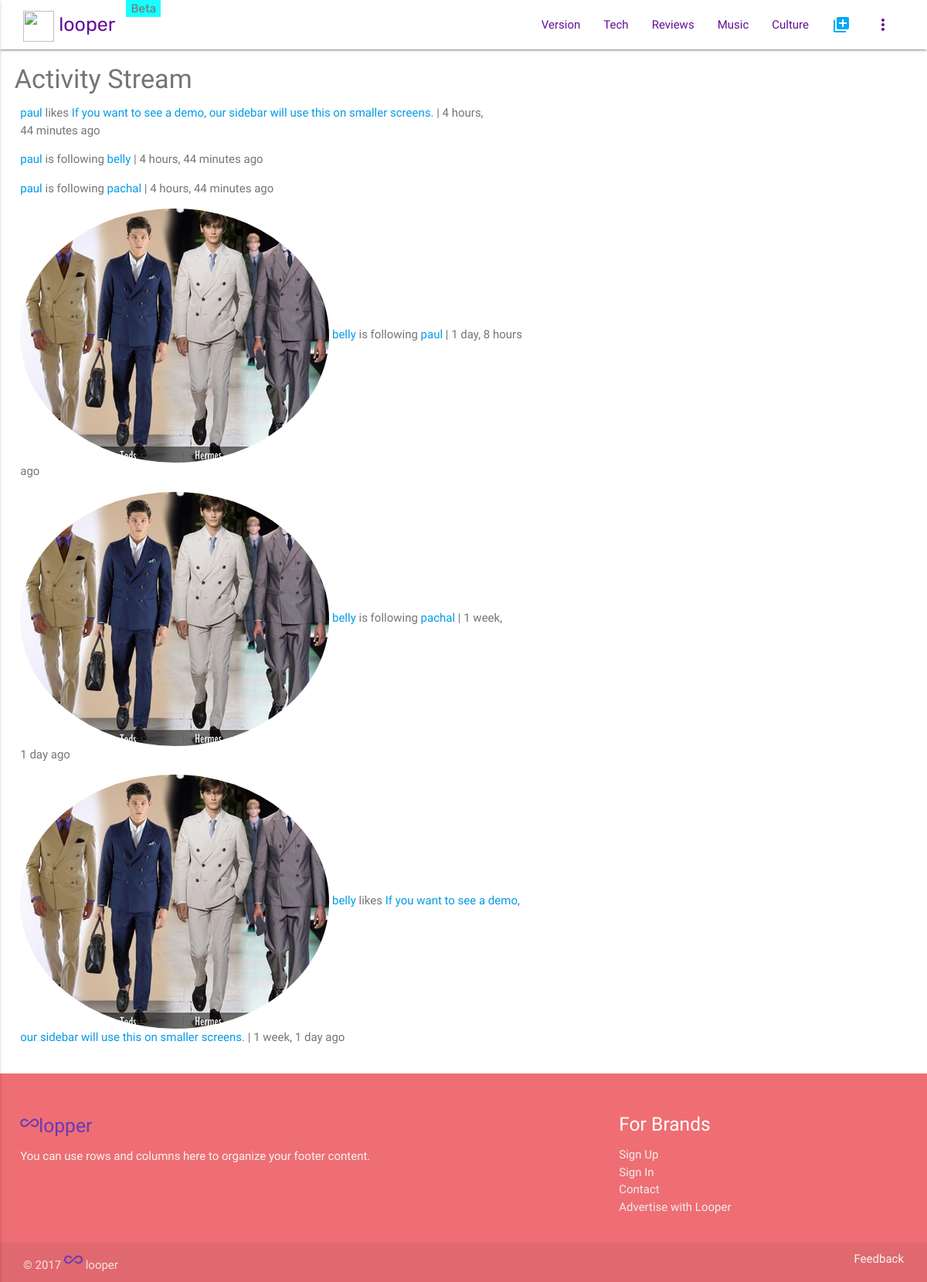
The page /dashboard/ (signed in) on the database its author committed.
### actions/models.py (models this page shows)
class Action(models.Model):
    user = models.ForeignKey(User,
                             related_name='actions',
                             db_index=True)
    verb = models.CharField(max_length=255)
    target_ct = models.ForeignKey(ContentType,
                                  blank=True,
                                  null=True,
                                  related_name='target_obj')
    target_id = models.PositiveIntegerField(null=True,
                                            blank=True,
                                            db_index=True)
    target = GenericForeignKey('target_ct', 'target_id')
    created = models.DateTimeField(auto_now_add=True,
                                   db_index=True)
    class Meta:
        ordering = ('-created',)

### usersubmit/models.py (models this page shows, shortened)
class Post(models.Model):
    CATEGORY_CHOICES = (
    ('Tech', 'Tech'),
    ('Review', 'Review'),
    ('Version', 'Version'),
    ('Music', 'Music'),
    ('Fashion', 'Fashion'),
    ('Culture', 'Culture'),
    )
    title = models.CharField(max_length=250)
    slug = models.SlugField(max_length=250, unique=True,default=None)
    category = models.CharField(max_length=20, choices=CATEGORY_CHOICES)
    tags = TaggableManager()
    created = models.DateField(auto_now_add = True)
    author = models.ForeignKey(User, related_name='uploaded_by')
    published = models.BooleanField(default=True)
    allow_comments = models.BooleanField('allow comments', default=True)
    favorited_by_version = models.BooleanField(default = False)
    users_like = models.ManyToManyField(settings.AUTH_USER_MODEL,
                                        related_name='post_liked',
                                        blank=True)
    class Meta:
        verbose_name_plural = ('articles')
        ordering = ['-created']
    def __str__(self):
        return self.title
    def get_absolute_url(self):
        return reverse('usersubmit:postdetail', kwargs={'slug': self.slug})

### accounts/views.py (the view)
# urls.py: url(r'^dashboard/$', views.dashboard, name='dashboard'),
@login_required
def dashboard(request):
    actions = Action.objects.all().exclude(user=request.user)
    following_ids = request.user.following.values_list('id', flat=True)
    if following_ids:
        actions = actions.filter(user_id__in=following_ids).select_related('user', 'user__profile').prefetch_related('target')
    actions = actions[:10]
    return render(request, 'accounts/dashboard.html', {'section': 'dashboard',
                                                      'actions': actions})

### accounts/templates/accounts/dashboard.html (shortened to what this page needs)
{% extends "sub_nav.html" %}
{% block content %}
  <div class='container'>
       <div class='row'>
          <h4>Activity Stream</h4>
    <div class='col m7' >
        {% for action in actions %}
            {% include "actions/action/detail.html" %}
        {% endfor %}
    </div>
    </div>
  </div>
{% endblock %}

### templates/sub_nav.html (shortened to what this page needs)
<!DOCTYPE html>
{% load static from staticfiles %}
  <html>
    <head>
      <link type="text/css" rel="stylesheet" href="{% static 'css/materialize.min.css' %}"  media="screen,projection"/>
       <link type="text/css" rel="stylesheet" href="{% static 'css/nprogress.css' %}"/>
<link rel="stylesheet" href="{% static 'owlcarousel/assets/owl.carousel.min.css' %}">
<link rel="stylesheet" href="{% static 'owlcarousel/assets/owl.theme.default.min.css' %}">
<link type="text/css" rel="stylesheet" href="{% static 'css/style.css' %}">
    </head>
    <body>
<div class="navbar-fixed">
 <nav class="nav-extended  navcolor">
    <div class="nav-wrapper container">
      <a href="{% url 'blog:home'%}" class="brand-logo "> <img src="https://www.shareicon.net/data/2015/10/07/113691_boat_512x512.png"  height= "40px" width="40px" alt=""> looper<span class="badge cyan accent-2">Beta</span></a>
      <ul id="nav-mobile" class="right hide-on-med-and-down">
        <li><a href="{% url 'blog:versionlist' %}">Version</a></li>
        <li><a href="{% url 'blog:Techlist' %}">Tech</a></li>
        <li><a href="{% url 'blog:Reviewlist' %}">Reviews</a></li>
        <li><a href="{% url 'blog:Musiclist' %}">Music</a></li>
        <li><a href="{% url 'blog:Lifestylelist' %}">Culture</a></li>
        <li><a class="" href="{% url 'usersubmit:createpost' %}"><i class="material-icons light-blue-text">add_to_photos</i></a></li>
        <li> <a class ="dropdown-button accent-2" href="#" data-activates='dropdown2'> <i class="material-icons">more_vert</i></a></li>
      </ul>
    </div>
  </nav>
  </div>
 <div class=''>
   {% block content %}
  {% endblock %}
 </div>
 <footer class="page-footer newfooter">
          <div class="container">
            <div class="row">
              <div class="col l6 s12">
                <h5 class="deep-purple-text brand-logo"><i class="brand-logo material-icons deep-purple-text">all_inclusive</i>lopper</h5>
                <p class="grey-text text-lighten-4">You can use rows and columns here to organize your footer content.</p>
              </div>
              <div class="col l4 offset-l2 s12">
                <h5 class="white-text">For Brands</h5>
                <ul>
                  <li><a class="grey-text text-lighten-3" href="#!">Sign Up</a></li>
                  <li><a class="grey-text text-lighten-3" href="#!">Sign In</a></li>
                  <li><a class="grey-text text-lighten-3" href="#!">Contact</a></li>
                  <li><a class="grey-text text-lighten-3" href="#!">Advertise with Looper</a></li>
                </ul>
              </div>
            </div>
          </div>
          <div class="footer-copyright">
            <div class="container">
            © 2017 <i class="material-icons deep-purple-text">all_inclusive</i> looper
            <a class="grey-text text-lighten-4 right" href="#!">Feedback</a>
            </div>
          </div>
        </footer>
      </body>
  </html>

### actions/templates/actions/action/detail.html (shortened to what this page needs)
{% load thumbnail %}
{% with user=action.user profile=action.user.profile %}
<div ">
	<div class="info">
		{% if profile.photo %}
            {% thumbnail user.profile.photo "20x20" crop="100%" as im %}
                <a href="{{ user.get_absolute_url }}">
					<img class='circle' src="{{ im.url }}" alt="{{ user.get_full_name }}" class="item-img">
				</a>
            {% endthumbnail %}
		{% endif %}
		<a href="{{ user.get_absolute_url }}">{{ user.username }}</a>
		{{ action.verb }}
		{% if action.target %}
		    {% with target=action.target %}
				<a href="{{ target.get_absolute_url }}">{{ target }}</a> | {{ action.created|timesince }} ago
			{% endwith %}
		{% endif %}
	</div>
</div>
{% endwith %}

### static/css/style.css (style rules this page uses)
.navcolor { background-color: #fff !important; }
nav .brand-logo { color: #631096; font-family: 'Rubik', sans-serif !important; font-size: 25px; }
nav ul a { transition: background-color .3s; font-size: 1rem; color: #631096; }
.row .col { padding: 0 .5rem; }
img { vertical-align: middle; }
.row { margin-top: 20px; }
@media only screen and (min-width: 993px) { .container { width: 95%; } }
html { line-height: 1.5; font-family: 'Overpass', sans-serif !important; font-weight: normal; color: #757575; }

### rows shown on the page
Action: user.username "paul", verb "likes", target "If you want to see a demo, our sidebar will use this on smaller screens.", created "4 hours, 44 minutes"
Action: user.username "paul", verb "is following", target "belly", created "4 hours, 44 minutes"
Action: user.username "paul", verb "is following", target "pachal", created "4 hours, 44 minutes"
Action: user.username "belly", verb "is following", target "paul", created "1 day, 8 hours"
Action: user.username "belly", verb "is following", target "pachal", created "1 week, 1 day"
Action: user.username "belly", verb "likes", target "If you want to see a demo, our sidebar will use this on smaller screens.", created "1 week, 1 day"
